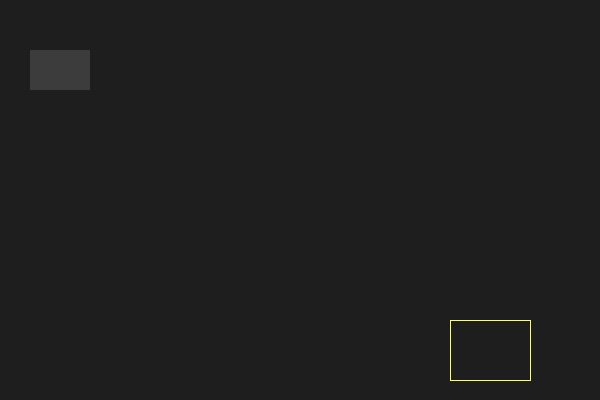
Frame 1 (no input)
Frame 60 (the mouse pressed at the canvas centre just before this capture): identical to frame 1, image omitted
Frame 120 (the mouse held since frame 60 and released just before this capture): identical to frame 1, image omitted

The Processing sketch that drew this single still picture (run headless with seeded random() and noise(); from frame 60 on, the mouse is pressed at the canvas centre):

// Processing sketch: ButtonExample
// ── ButtonExample.pde
Button dragButton;

float dragZoneX, dragZoneY, dragZoneW, dragZoneH;
void setup() {
  size( 600, 400);

  dragButton = new Button( 30, 50, 60, 40);
  dragButton.isActive = false;

  dragZoneX = 450; 
  dragZoneY = 320;
  dragZoneW = 80;
  dragZoneH = 60;
}
void draw() {
  if (dragButton.isPressed) {
    background(200);
  } else {
    background(30);
  }
  dragButton.update();
  dragButton.display();

  dragZoneHandler();
}

void dragZoneHandler() {
  // draw active zone
  noFill();
  stroke(255, 255, 100);
  rect( dragZoneX, dragZoneY, dragZoneW, dragZoneH); 
  if ( !(dragButton.x < dragZoneX || dragButton.y < dragZoneY || dragButton.x + dragButton.w > dragZoneX + dragZoneW || dragButton.y + dragButton.h > dragZoneY + dragZoneH) ) {
    dragButton.isActive = true;
  } else {
    dragButton.isActive = false;
  }
}

void mouseDragged() {
}
void mouseClicked() {
  dragButton.click();
}
void mousePressed() {
  dragButton.pressed();
}
void mouseReleased() {
  dragButton.released();
}

// ── Button.pde
class Button {
  float x, y, w, h;
  float dragOffsetX, dragOffsetY;
  boolean isActive = true;
  boolean isPressed = false;
  boolean isHover = false;
  boolean isFollowMouse = false;
  
  color upColor, hoverColor, pressedColor, inactiveColor;
  Button(float _x, float _y, float _w, float _h) {
    x = _x;
    y = _y;
    w = _w;
    h = _h;
    
    upColor = color(100, 100, 200);
    hoverColor = color(200, 200, 100);
    pressedColor = color(250, 50, 200);
    inactiveColor = color(60);
  } 
  
  void display() {
    if (isActive) {
      if (isPressed) {
        fill(pressedColor);
      } else if (isHover) {
        fill(hoverColor);
      } else {
        fill(upColor);
      }
    } else {
      fill(inactiveColor);
    }
    noStroke();
    rect(x, y, w, h);
  }
  void update() {
    if (isFollowMouse) {
      x = mouseX - dragOffsetX;
      y = mouseY - dragOffsetY;
    } else {
      isHover = isMouseInside();
    }
  }
  // ——————— Mouse Events
  void setupForDrag(){
    dragOffsetX = mouseX - x;
    dragOffsetY = mouseY - y;
    isFollowMouse = true;
  }
  void click(){
    if (isActive) {
      isPressed = !isPressed;
    }
  }
  void pressed(){
    if (isHover) {
      setupForDrag();
    }
  }
  void released(){
    if (isFollowMouse) {
      isFollowMouse = false;
    }
  }
  // ————————————   // ————————————   // ————————————  Hit Detection
  boolean isMouseInside() {
    boolean toReturn = false;
    if (mouseX > x && mouseX < x + w && mouseY > y && mouseY < y + h) {
      toReturn = true;
    }
    return toReturn;
  }
}
